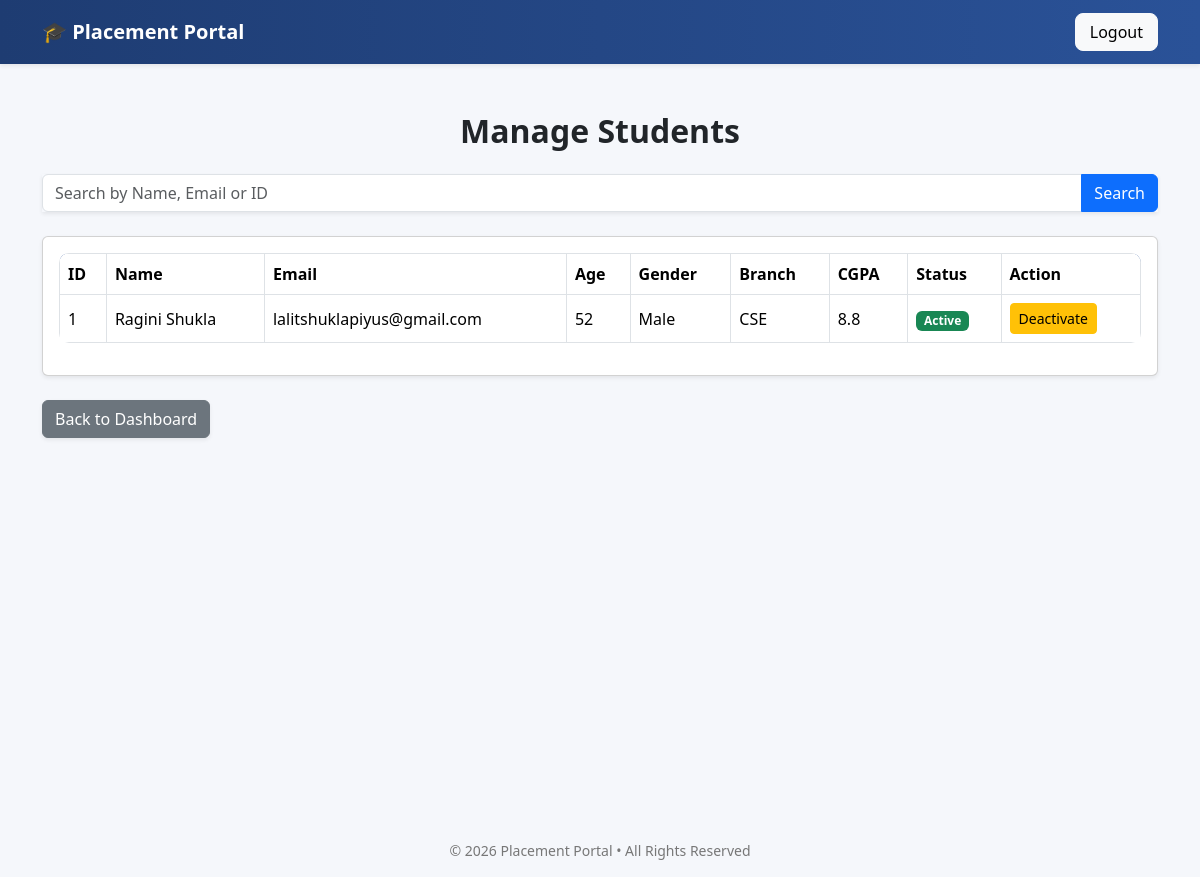
The app's page /admin/manage_students (signed in), older data.
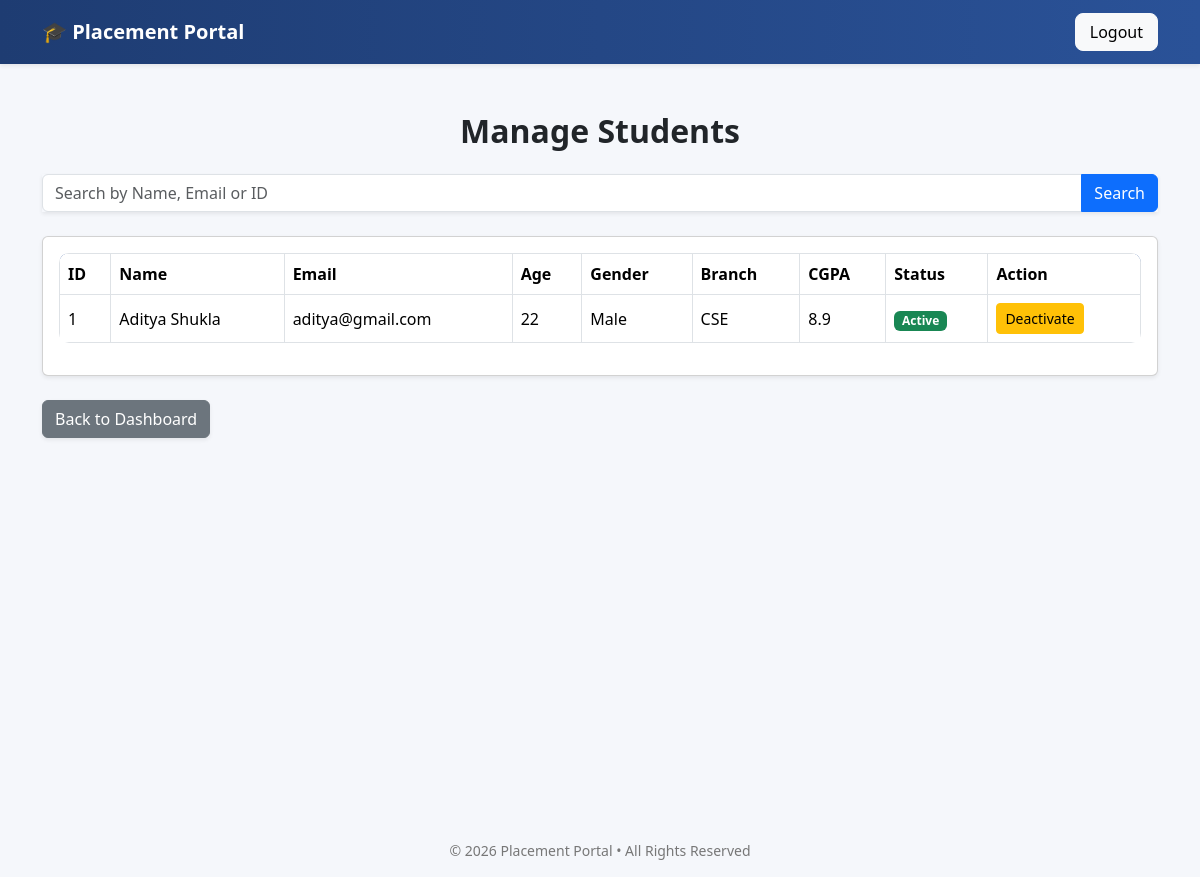
The same page, newer data.
### tables this page shows
CREATE TABLE students(
        id INTEGER PRIMARY KEY AUTOINCREMENT,
        name TEXT NOT NULL,
        email TEXT UNIQUE NOT NULL,
        age INTEGER NOT NULL,
        gender TEXT CHECK(gender in ('Male','Female','Other')) NOT NULL,
        hashed_password TEXT NOT NULL,
        resume_path TEXT,
        skills TEXT,
        branch TEXT NOT NULL,
        cgpa REAL CHECK(cgpa BETWEEN 0 AND 10) DEFAULT 0,
        is_active INTEGER DEFAULT 1 NOT NULL,
        created_at TIMESTAMP DEFAULT CURRENT_TIMESTAMP
    );

### app.py (the view)
@app.route("/admin/manage_students") # Student Manage Page
@login_required
def manage_students():
    if current_user.role != "admin":
        flash("Unauthorized access")
        return redirect(url_for("login"))
    search_query=request.args.get("search")
    con=sqlite3.connect("placement.db")
    cur=con.cursor()
    if search_query:
        cur.execute("SELECT * FROM students WHERE name LIKE ? OR email LIKE ? OR id LIKE ?",(f"%{search_query}%", f"%{search_query}%", f"%{search_query}%"))
    else:
        cur.execute("SELECT * FROM students")
    students = cur.fetchall()
    con.close()
    return render_template("manage_students.html", students=students)

### app.py (called while the page is built)
@login_manager.user_loader # Company user loader page
def load_user(user_id):
    try:
        role, actual_id = user_id.split("-")
        return User(int(actual_id), role)
    except (ValueError, AttributeError):
        return None

### templates/manage_students.html (shortened to what this page needs)
{% extends "base.html" %}
{% block content %}
<div class="container mt-5">
    <h2 class="mb-4 text-center">Manage Students</h2>
    <form method="GET" action="{{ url_for('manage_students') }}" class="mb-4">
        <div class="input-group shadow-sm">
            <input type="text" name="search" class="form-control"
                   placeholder="Search by Name, Email or ID">
            <button class="btn btn-primary" type="submit">
                Search
            </button>
        </div>
    </form>
    {% if students %}
        <div class="card shadow-sm">
            <div class="card-body">
                <div class="table-responsive">
                    <table class="table table-bordered align-middle">
                        <thead>
                            <tr>
                                <th>ID</th>
                                <th>Name</th>
                                <th>Email</th>
                                <th>Age</th>
                                <th>Gender</th>
                                <th>Branch</th>
                                <th>CGPA</th>
                                <th>Status</th>
                                <th>Action</th>
                            </tr>
                        </thead>
                        <tbody>
                            {% for student in students %}
                            <tr>
                                <td>{{ student[0] }}</td>
                                <td>{{ student[1] }}</td>
                                <td>{{ student[2] }}</td>
                                <td>{{ student[3] }}</td>
                                <td>{{ student[4] }}</td>
                                <td>{{ student[8] }}</td>
                                <td>{{ student[9] }}</td>
                                <td>
                                    {% if student[10] == 1 %}
                                        <span class="badge bg-success">Active</span>
                                    {% else %}
                                        <span class="badge bg-danger">Inactive</span>
                                    {% endif %}
                                </td>
                                <td>
                                    <form action="{{ url_for('deactivate_student', id=student[0]) }}" method="POST">
                                        <button class="btn btn-warning btn-sm">
                                            Deactivate
                                        </button>
                                    </form>
                                </td>
                            </tr>
                            {% endfor %}
                        </tbody>
                    </table>
                </div>
            </div>
        </div>
    {% else %}
        <div class="alert alert-success text-center shadow-sm">
            No students found.
        </div>
    {% endif %}
    <div class="mt-4">
        <a href="{{ url_for('admin_dashboard') }}" class="btn btn-secondary shadow-sm">
            Back to Dashboard
        </a>
    </div>
</div>
{% endblock %}

Row changes from the older to the newer data that the page shows:
changed students "Male": name "Ragini Shukla" → "Aditya Shukla"; email "lalitshuklapiyus@gmail.com" → "aditya@gmail.com"; age "52" → "22"; cgpa "8.8" → "8.9"
